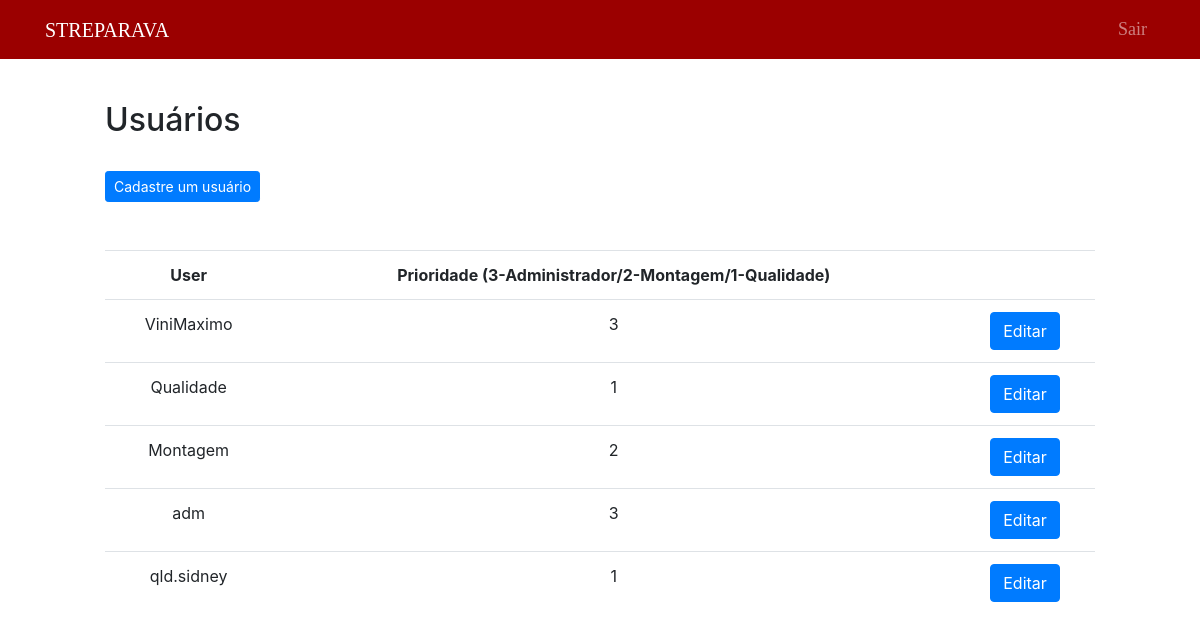
The app's page /public/usuario/listUser.php (signed in) with its own data.
### tables this page shows
CREATE TABLE `usuario` (
  `id_usuario` int(11) NOT NULL,
  `senha` varchar(100) NOT NULL,
  `user` varchar(50) NOT NULL,
  `prioridade` int(11) NOT NULL,
  `setor` varchar(50) NOT NULL
);

### public/usuario/listUser.php (the view, shortened to what this page needs)
<?php include("../Template/header.php");
?>
<div style="margin-left: 100px; margin-right: 100px;">
    <br>
    <br>
    <h2>Usuários</h2>
    <br>
    <div class="buttons">
        <a href="../usuario/createUser.php" class="btn btn-primary btn-sm">Cadastre um usuário</a>
    </div>
    <br>
</div>
<?php
include("../../data/connection.php");
$sql = "SELECT * FROM usuario";
$dadosUsuario = $connection->query($sql);
if ($dadosUsuario->num_rows > 0) {
?>
    <div style="margin-left: 100px; margin-right: 100px;">
        <br>
        <table class="table" style="text-align: center;">
            <tr>
                <th>User</th>
                <th>Prioridade (3-Administrador/2-Montagem/1-Qualidade)</th>
                <th></th>
            </tr>
            <?php
            while ($exibir = $dadosUsuario->fetch_assoc()) {
            ?>
                <tr>
                    <td><?php echo $exibir["user"] ?></td>
                    <td><?php echo $exibir["prioridade"] ?></td>
                    <td>
                        <button type="button" class="btn btn-primary ">
                            <a href="editUser.php?id=<?php echo $exibir["id_usuario"] ?>" style="text-decoration: none; color: white">Editar</a>
                        </button>
                    </td>
                </tr>
            <?php
            }
            ?>
        </table>
    </div>
    <?php
}
    ?>

### public/Styles/main.css (style rules this page uses)
body { padding: 5px; }

### records on screen
usuario: user "ViniMaximo", prioridade "3"
usuario: user "Qualidade", prioridade "1"
usuario: user "Montagem", prioridade "2"
usuario: user "adm", prioridade "3"
usuario: user "qld.sidney", prioridade "1"
